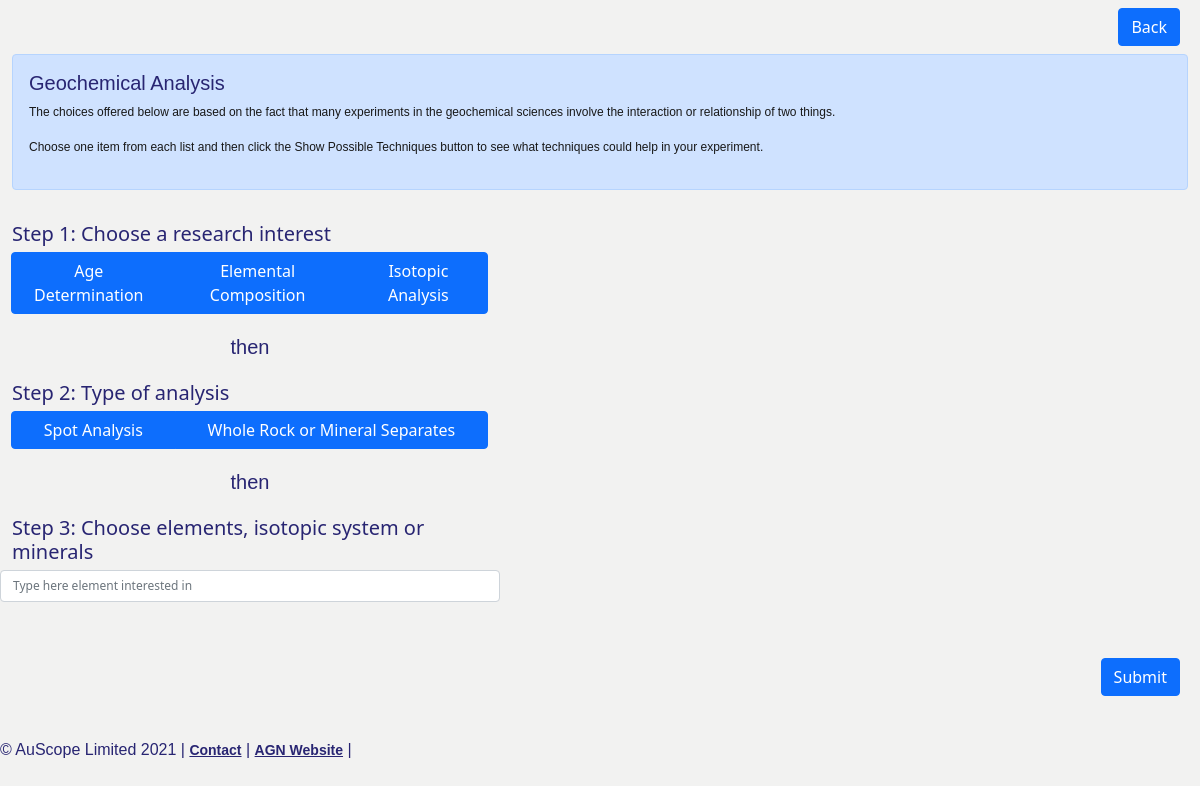
Page /index.php/portal/geochemOptionsSelection on the committed database.
### tables this page shows
CREATE TABLE `option_choice` (
  `id` bigint(20) NOT NULL AUTO_INCREMENT,
  `version` bigint(20) NOT NULL,
  `priority` int(11) NOT NULL,
  `name` varchar(255) NOT NULL,
  `type` varchar(255) NOT NULL,
  `science` varchar(255) NOT NULL,
  PRIMARY KEY (`id`),
  FULLTEXT KEY `fulltext_index` (`name`)
);

### application/controllers/Portal.php (called while the page is built, shortened)
<?php
class Portal extends CI_Controller {
    function __construct()
    {
        $this->load->model('Static_model');
    }
    public function geochemOptionsSelection(){
        $staticData = array();
        $staticData['tf.geochemChoices.quickGuide'] = $this->Static_model->getStaticDataByName('tf.geochemChoices.quickGuide')->text;
        $staticData['tf.geochemChoices.comparison.title'] = $this->Static_model->getStaticDataByName('tf.geochemChoices.comparison.title')->text;
        $staticData['tf.geochemChoices.step1.title'] = $this->Static_model->getStaticDataByName('tf.geochemChoices.step1.title')->text;
        $staticData['tf.geochemChoices.step2.title'] = $this->Static_model->getStaticDataByName('tf.geochemChoices.step2.title')->text;
        $staticData['tf.geochemChoices.step3.title'] = $this->Static_model->getStaticDataByName('tf.geochemChoices.step3.title')->text;
        $this->load->model('OptionChoice_model');
        $step1_list = $this->OptionChoice_model->getAllOptionChoices('GEOCHEM', 'STEP1');
        $step2_list = $this->OptionChoice_model->getAllOptionChoices('GEOCHEM', 'STEP2');
        $this->load->view('Portal/geochem_options_selection', array(
            'staticData' => $staticData,
                'step1_list' => $step1_list,
                'step2_list' => $step2_list
        ));
    }
}

### index.php (called while the page is built, shortened)
<?php
require_once BASEPATH.'core/CodeIgniter.php';

### application/models/Static_model.php (called while the page is built, shortened)
<?php
class Static_model extends MY_Model
{
    function getStaticDataByName($name){
        $result = $this->db->where('name',$name)->get('static_content')->row();
        return $result;
    }
}

### application/models/OptionChoice_model.php (called while the page is built, shortened)
<?php
class OptionChoice_model extends MY_Model
{
    function getAllOptionChoices($science, $type){
        return $this->db
            ->where('science', $science)->where('type', $type)
            ->order_by('priority','ASC')->get('option_choice')->result();
    }
}

### application/views/Portal/geochem_options_selection.php (the view, shortened to what this page needs)
<head>
</head>
<body>
        <div id="content" class="container">
	    <div class="d-flex justify-content-end">
                <div class="p-2">
		    <button type="submit" class="btn btn-primary" onclick="window.location.assign('<?php echo base_url();?>Portal')">Back</button>
                </div>
            </div>
            <div class="alert alert-primary">
<?php echo $staticData['tf.geochemChoices.quickGuide']; ?>
            </div>
            <div class="row">
                <div class="col-5">
                    <div class="row">
                        <h3 class="tf-heading"><?php echo strip_tags($staticData['tf.geochemChoices.step1.title']);?> </h3>
                        <div class="btn-group" role="group">
                            <?php
                              foreach($step1_list as $r){
                                     echo '<label class="btn btn-primary" for="btnradio-'.$r->id.'">'.$r->name.'</label>';
                              }
                            ?>
                        </div>
                    </div>
                    <div class="row">
                        <img src="<?php echo base_url().'assets/images/space.gif'?>" width="20" height="5" />
                        <span style="text-align:center;"><h1 class="tf-heading"><?php echo strip_tags($staticData['tf.geochemChoices.comparison.title']);?> </h1></span>
                    </div>
                    <div class="row">
                        <h3 class="tf-heading"><?php echo strip_tags($staticData['tf.geochemChoices.step2.title']);?> </h3>
                        <div class="btn-group" role="group">
                            <?php
                            foreach($step2_list as $r){
                                echo '<label class="btn btn-primary" for="btnradio-'.$r->id.'">'.$r->name.'</label>';
                            }
                            ?>
                        </div>
                    </div>
                    <div class="row">
                        <img src="<?php echo base_url().'assets/images/space.gif'?>" width="20" height="5" />
                        <span style="text-align:center;"><h1 class="tf-heading"><?php echo strip_tags($staticData['tf.geochemChoices.comparison.title']);?> </h1></span>
                    </div>
                    <div class="row">
                        <h3 class="tf-heading"><?php echo strip_tags($staticData['tf.geochemChoices.step3.title']);?> </h3>
                        <input id="step3" class="form-control" style="font-size: 12px; max-width: 32rem" type="text" placeholder="Type here element interested in"></input>
                    </div>
                </div>
	        <div class="col-7">
		</div>
            </div>
            <br>
            <br>
            <div class="d-flex justify-content-end">
                <div class="p-2">
                    <form action="<?php echo base_url().'Portal/getTechniqueByOptionCombination';?>" method="get" name="choiceForm" id="choiceForm">
                        <button type="submit" class="btn btn-primary" onclick="onSubmit()">Submit</button>
                    </form>
                </div>
            </div>
            <br>
      </div>
    <div id="footer" class="container">
        <?php include 'footer.php';?>
    </div>
    <div id="infobox"> </div>
</body>

### assets/css/technique-finder.css (style rules this page uses)
@media only screen and (min-width : 1200px) { .container { max-width: 1800px; } }
body { background-color: rgb(242,242,241); }
.tf-heading { color: #282572; font-weight: normal; font-size: 20px; margin: .8em 0 .3em 0; }
#infobox { position: absolute; top: 100px; left: 705px; width: 205px; height: 550px; }
#footer { top: 10px; left: 0px; margin-top: 10px; padding: 0 25px 0 0; }
#content p { font-family: arial, verdana, sans-serif; font-size: 12px; line-height:19px; color: #181818; }
#content h1 { font-size: 20px; color: #282572; font-family: arial, verdana, sans-serif; }

### rows in the picture
option_choice: name "Age Determination"
option_choice: name "Elemental Composition"
option_choice: name "Isotopic Analysis"
option_choice: name "Spot Analysis"
option_choice: name "Whole Rock or Mineral Separates"

### other values in the picture
strip_tags($staticData['tf.geochemChoices.step1.title']) "Step 1: Choose a research interest"
strip_tags($staticData['tf.geochemChoices.comparison.title']) "then"
strip_tags($staticData['tf.geochemChoices.step2.title']) "Step 2: Type of analysis"
strip_tags($staticData['tf.geochemChoices.step3.title']) "Step 3: Choose elements, isotopic system or minerals"
